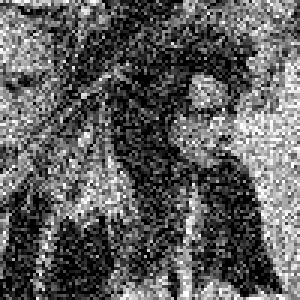
#> input picture indian_noised.png, 100 x 100 px (shown 3 times larger)
$ python ggd.py
#> lines starting #> are read from the running program, lines starting #| are printed output that depends on the picture
import numpy as np
from PIL import Image
import numpy.matlib
from matplotlib import pyplot as plt
import sklearn.utils.extmath as alg
from sklearn.neighbors import BallTree

from scipy.sparse.csgraph import floyd_warshall


img = Image.open('indian_noised.png')
#> img is the input picture: PIL image 100x100 L; min 0, max 255, mean 93.9
img = np.asarray(img, dtype="int32")
#> img: shape (100, 100) int32

# Parameters
nu,rho,ev = 20,5,80

plt.subplot(1, 2, 1)
plt.imshow(img, interpolation='nearest',cmap='gray', vmin=0, vmax=255)
plt.show()

def main():
    print('----Denoising channel----')
    denoi_img = denoise(img, nu, rho, ev)
    plt.subplot(1, 2, 2)
    plt.imshow(denoi_img, interpolation='nearest',cmap='gray', vmin=0, vmax=255)
    plt.show()


def isomap(X, ev, k):
    # Use ball tree to keep nearest neighbor search effecient
    tree = BallTree(X, leaf_size=min(40, 5 * k))
    adj = np.ones([len(X), len(X)]) * float('inf')

    for i in range(len(X)):
        dists, inds = tree.query(X[i].reshape(1, -1), k=k + 1)
        adj[i, inds] = dists

    [d, paths_mat] = floyd_warshall(adj, directed=False, return_predecessors=True, unweighted=False, overwrite=False)

    n = len(paths_mat)
    d = np.zeros([n, n])

    print('\tConstructing the graph structure...')
    for i in range(0, len(paths_mat)):
        if i % 500 == 0:
            print('\t' + str(i) + '/' + str(n), end='\t')
        for j in range(i + 1, len(paths_mat)):

            # computes the path
            path = []
            if paths_mat[i, j] == -9999:
                d[i, j] = 0
            else:
                k = j
                path = np.array([j])
                while paths_mat[i, k] != i:
                    path = np.concatenate((path, [paths_mat[i, k]]), axis=0)
                    k = paths_mat[i, k]
                path = np.concatenate((path, [i]), axis=0)
                path = path[::-1]

            d_temp = 0
            for l in range(len(path) - 1):
                d_temp = d_temp + np.linalg.norm(X[path[l], :] - X[path[l + 1], :])

            d[i, j] = d_temp

    # making symetric distance matrices
    d = d + d.T

    # Call MDS
    U, S, Vt = MDS(d, ev)

    return U, S, Vt


def MDS(d, ev):
    # Distances are squared
    d = np.array(d) ** 2
    # Double centerization
    gram = -0.5 * (d - np.mean(d, 0) - np.mean(d, 1).reshape((-1, 1)) + np.mean(d))

    # Regular SVD
    # U, S, Vt = np.linalg.svd(gram)

    # Randomized SVD
    print('\tUsing randimized SVD...')
    U, S, Vt = alg.randomized_svd(gram, ev)

    S_sqrt = np.sqrt(S)

    return U, S_sqrt, Vt


def denoise(img, nu, rho, ev):
    ##### START: constructing patche matrix and corresponding image addresses
#> called with nu = 20, rho = 5, ev = 80
    N = len(img)
#> N = 100
    print('Constructing %d patches...' % N ** 2)
#> (printed output is left out)
    # modify the image to make the biundrary even symetric
    rhoG = int(np.floor(rho / 2))

    lft = np.matlib.repmat(img[:, 0].reshape(N, 1), 1, rhoG)
#> lft = 100 pairs, first value 0 to 255, second value 0 to 255
    # lft = np.matlib.repmat(img[:,:, 0].reshape(N*N, 1), 1, rhoG)
    rgt = np.matlib.repmat(img[:, -1].reshape(N, 1), 1, rhoG)
#> rgt = 100 pairs, first value 3 to 255, second value 3 to 255

    imgSym = np.concatenate((lft, img), axis=1)
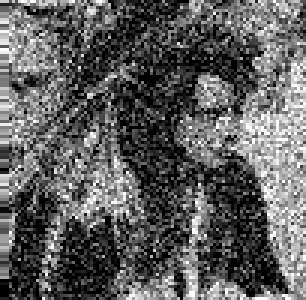
#> imgSym: shape (100, 102) int32 (shown 3 times larger); min 0, max 255, mean 94.6
    imgSym = np.concatenate((imgSym, rgt), axis=1)
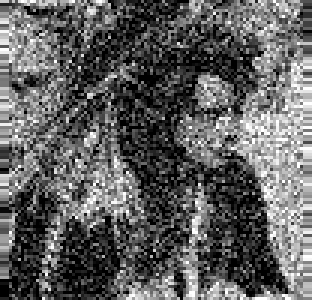
#> imgSym: shape (100, 104) int32 (shown 3 times larger); min 0, max 255, mean 95.8

    top = np.matlib.repmat(imgSym[0, :], rhoG, 1)
    btm = np.matlib.repmat(imgSym[-1, :], rhoG, 1)

    imgSym = np.concatenate((top, imgSym), axis=0)
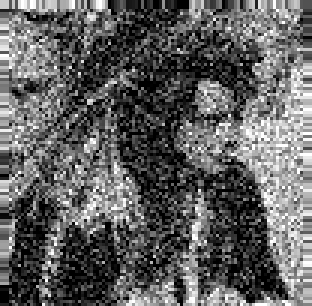
#> imgSym: shape (102, 104) int32 (shown 3 times larger); min 0, max 255, mean 96.3
    imgSym = np.concatenate((imgSym, btm), axis=0)
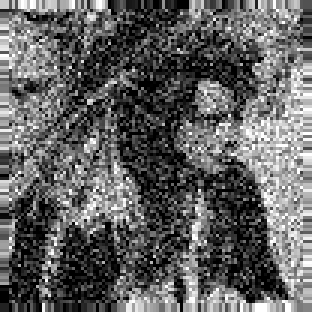
#> imgSym: shape (104, 104) int32 (shown 3 times larger); min 0, max 255, mean 96.8

    # producing the matrix u (dim is N^2,rho^2) of patches
    u = np.zeros((N ** 2, rho ** 2))
    indU = 0
    for i in range(rhoG, (N + rhoG)):
        for j in range(rhoG, (N + rhoG)):
            #            [i j (i-rhoG) ]
            patch = imgSym[i - rhoG:i + rhoG + 1, j - rhoG:j + rhoG + 1]
            #            patch = patch.T
            u[indU, :] = patch.reshape((1, rho ** 2))
            indU = indU + 1
#> after the loop, indU = 10000

    # constructing image addresses corresponding to the patches
    x = np.zeros((N ** 2, 2))
    for i in range(N):
        for j in range(N):
            x[N * i + j, :] = [i, j]
    #### END: constructing patches

    ##### START: reducing the dimensionality using Isomap
    print('Using Isomap ...')
    U, S, Vt = isomap(u, ev, nu)

    # producing the matrix uHat (dim is N^2,rho^2) of denoised patches
    uHat = np.zeros((N ** 2, rho ** 2))
    for j in range(rho ** 2):
        val = 0
        for k in range(ev):
            kappa = np.sum(u[:, j] * U[:, k])
            val = val + kappa * U[:, k]
        uHat[:, j] = val
    ##### END:  reducing the dimensionality using Isomap

    ##### START: construction of the noise free image
    print('Constructing the recovered image ...')
    # computing the neighborhoods of x_n's using infinity norm
    xVec = np.concatenate((np.zeros((1, rhoG)), np.ones((1, N)) * range(N), (N - 1) * np.ones((1, rhoG))), axis=1)
    xCord = np.matlib.repmat(xVec.T, 1, N + 2 * rhoG)
    yVec = np.concatenate((np.zeros((1, rhoG)), np.ones((1, N)) * range(N), (N - 1) * np.ones((1, rhoG))), axis=1)
    yCord = np.matlib.repmat(yVec, N + 2 * rhoG, 1)

    infNormX = []
    for i in range(rhoG, N + rhoG):
        infNormX_temp = []
        for j in range(rhoG, N + rhoG):
            xTemp = xCord[i - rhoG:i + rhoG + 1, j - rhoG:j + rhoG + 1]
            # xTemp = np.reshape(xTemp.T,rho**2,1) #order must be str, not int
            xTemp = np.reshape(xTemp.T, rho ** 2)  # order must be one of 'C', 'F', 'A', or 'K' (got '1')
            yTemp = yCord[i - rhoG:i + rhoG + 1, j - rhoG:j + rhoG + 1]
            yTemp = np.reshape(yTemp.T, rho ** 2)
            cordTemp = np.array([xTemp.astype('int'), yTemp.astype('int')]).T
            infNormX_temp.append(cordTemp)

        infNormX.append(infNormX_temp)

    # producing the denoised image
    imgRec = np.zeros((N, N))
    for i in range(N):
        for j in range(N):

            alphaDeno = 0
            for k in range(rho ** 2):
                alphaDeno = alphaDeno + np.exp(-np.linalg.norm([i, j] - infNormX[i][j][k, :]) ** 2)

            pxlRec = 0
            for k in range(rho ** 2):
                xl = infNormX[i][j][k, :]
                alpha = np.exp(-np.linalg.norm([i, j] - xl) ** 2) / alphaDeno
                indInNbhd = rho ** 2 - k - 1
                ul = xl[0] * N + xl[1]
                pxlRec = pxlRec + alpha * uHat[ul, indInNbhd]

            imgRec[i, j] = pxlRec
            #### END: construction of the noise free image

    return imgRec

#> (the run stopped early here; a loop or call above may not have finished)
